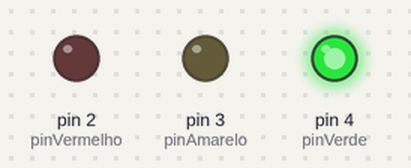
A sketch run on a simulated Arduino Uno, built with avr-gcc and run on an emulated ATmega328P. Parts: output pins drawn as LEDs (lit = HIGH).

Above: at 3.5 s.
At 8.5 s:
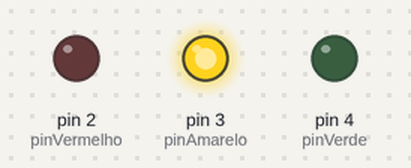
At 13.5 s:
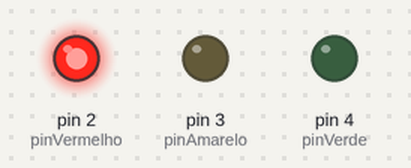
At 18.9 s:
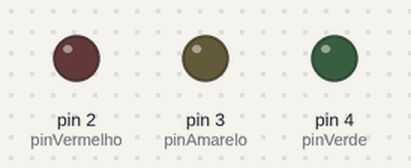
Timing chart, 0 to 24.7 s (numbered marks = the images above):
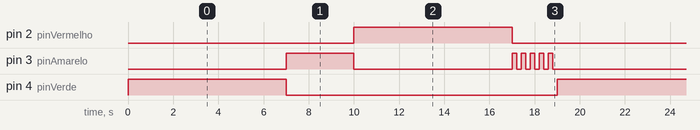

The sketch:

rica_ardu_no_3_leds_piscando_sem_foro_prof_eduardo_reis1__1_.ino
```cpp
// Definindo os pinos dos LEDs
const int pinVermelho = 2;
const int pinAmarelo = 3;
const int pinVerde = 4;

void setup() {
  // Configura os pinos dos LEDs como saídas
  pinMode(pinVermelho, OUTPUT);
  pinMode(pinAmarelo, OUTPUT);
  pinMode(pinVerde, OUTPUT);
}

void loop() {
  // Verde aceso por 7 segundos
  digitalWrite(pinVerde, HIGH);
  digitalWrite(pinAmarelo, LOW);
  digitalWrite(pinVermelho, LOW);
  delay(7000); // 7 segundos

  // Amarelo aceso por 3 segundos
  digitalWrite(pinVerde, LOW);
  digitalWrite(pinAmarelo, HIGH);
  digitalWrite(pinVermelho, LOW);
  delay(3000); // 3 segundos

  // Vermelho aceso por 7 segundos
  digitalWrite(pinVerde, LOW);
  digitalWrite(pinAmarelo, LOW);
  digitalWrite(pinVermelho, HIGH);
  delay(7000); // 7 segundos

  // Amarelo piscando rápido antes de voltar para o verde
  for (int i = 0; i < 5; i++) {
    digitalWrite(pinVerde, LOW);
    digitalWrite(pinAmarelo, HIGH);
    digitalWrite(pinVermelho, LOW);
    delay(200); // 200ms ligado
    digitalWrite(pinAmarelo, LOW);
    delay(200); // 200ms desligado
  }

  // Reinicia o ciclo com o verde aceso novamente
}
```

Measured:
- by itself, pin 2 (pinVermelho), pin 4 (pinVerde): alternates HIGH for 7.0 s and LOW for 12.0 s
- by itself, pin 3 (pinAmarelo): repeats every 19.0 s: LOW 7.0 s, 4 × (HIGH 0.20 s, LOW 0.20 s), HIGH 0.20 s, LOW 7.2 s, HIGH 3.0 s
- by itself, everything shown: repeats every 19.0 s, in 13 steps
